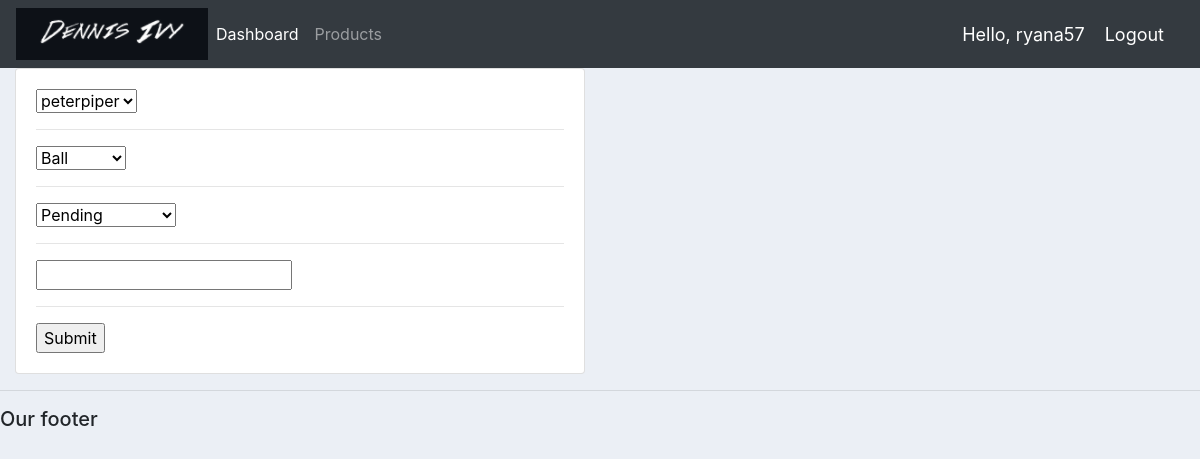
The page /update_order/1/ (signed in) on the database its author committed.
### accounts/models.py (models this page shows, shortened)
class Order(models.Model):
	STATUS = (
			('Pending', 'Pending'),
			('Out for delivery', 'Out for delivery'),
			('Delivered', 'Delivered'),
			)
	customer = models.ForeignKey(Customer, null=True, on_delete= models.SET_NULL)
	product = models.ForeignKey(Product, null=True, on_delete= models.SET_NULL)
	date_created = models.DateTimeField(auto_now_add=True, null=True)
	status = models.CharField(max_length=200, null=True, choices=STATUS)
	note = models.CharField(max_length=1000, null=True)

### accounts/decorators.py (the view)
        def wrapper_func(request, *args, **kwargs):
            group = None
            if request.user.groups.exists():
                group = request.user.groups.all()[0].name
            if group in allowed_roles:
                return view_func(request, *args, **kwargs)
            else:
                return HttpResponse("You are not authorized to view this page")

### accounts/forms.py
class OrderForm(ModelForm):
    class Meta:
        model = Order
        fields = "__all__"

### accounts/models.py (called while the page is built)
	def __str__(self):
		return self.name

	def __str__(self):
		return self.name

### accounts/views.py (called while the page is built)
@login_required(login_url='login')
@allowed_users(allowed_roles=['admin'])
def updateOrder(request, pk):
	order = Order.objects.get(id=pk)
	form = OrderForm(instance=order)
	if request.method == 'POST':
		form = OrderForm(request.POST, instance=order)
		if form.is_valid():
			form.save()
			return redirect('/')
	context = {'form':form}
	return render(request, 'accounts/order_form.html', context)

### accounts/templates/accounts/order_form.html (shortened to what this page needs)
{%  extends 'accounts/main.html' %}
{% load static %}
{% block content %}
<div class="row">
	<div class="col-md-6">
		<div class="card card-body">
			<form action="" method="POST">
				{% for field in form %}
					{{field}}
					<hr>
				{% endfor %}
				<input type="submit" name="Submit">
			</form>
		</div>
	</div>
</div>
{% endblock %}

### accounts/templates/accounts/navbar.html (shortened to what this page needs)
{% load static %}
<nav class="navbar navbar-expand-lg navbar-dark bg-dark">
 <img src="{% static 'images/logo.png' %}">
  <div class="collapse navbar-collapse" id="navbarNav">
    <ul class="navbar-nav">
      {% if request.user.is_staff %}
      <li class="nav-item active">
        <a class="nav-link" href="{% url 'home' %}">Dashboard</a>
      </li>
      <li class="nav-item">
        <a class="nav-link" href="{% url 'products' %}">Products</a>
      </li>
      {% endif %}
    </ul>
  </div>
  <span class="hello-msg">Hello, {{request.user}}</span>
  <span ><a  class="hello-msg" href="{% url 'logout' %}">Logout</a></span>
</nav>

### static/css/main.css (style rules this page uses)
body { background-color: #ebeff5; }

### accounts/templates/accounts/navbar.html (style rules this page uses)
.hello-msg { font-size: 18px; color: #fff; margin-right: 20px; }

### rows shown on the page
Order: form "peterpiper" "Ball" "Pending"

### other values the page prints
{{ request.user }} "ryana57"
